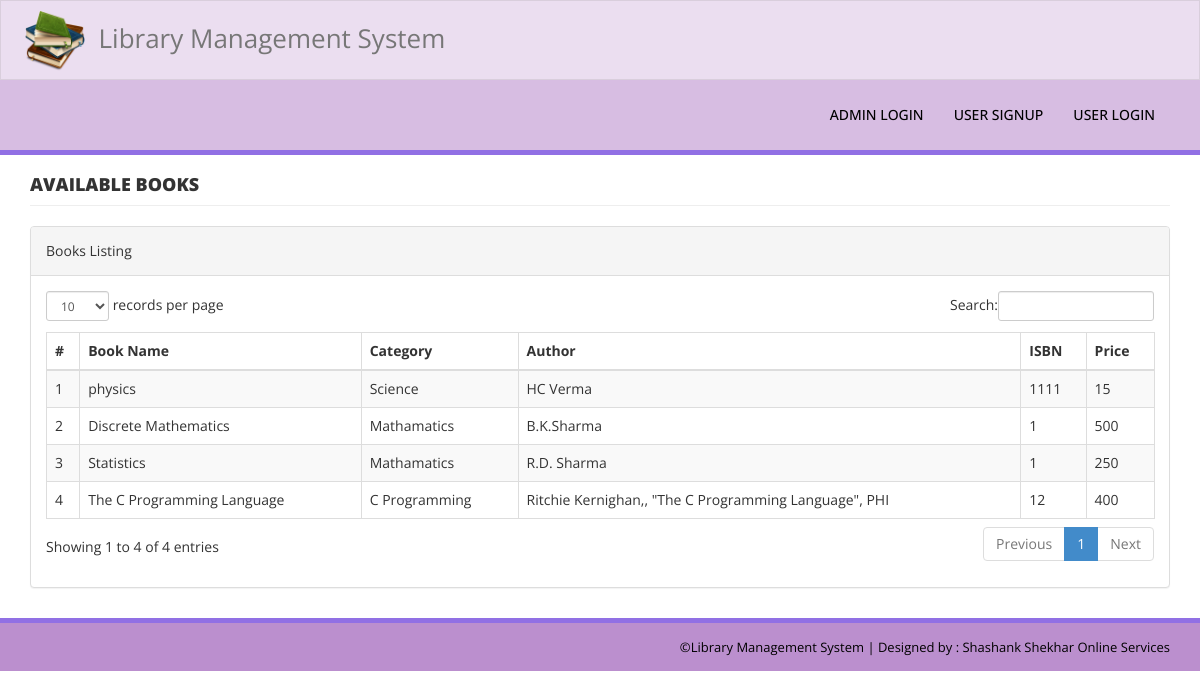
The app's page /manage-books.php with its own data.
### tables this page shows
CREATE TABLE `tblbooks` (
  `id` int(11) NOT NULL,
  `BookName` varchar(255) DEFAULT NULL,
  `CatId` int(11) DEFAULT NULL,
  `AuthorId` int(11) DEFAULT NULL,
  `ISBNNumber` int(11) DEFAULT NULL,
  `BookPrice` int(11) DEFAULT NULL,
  `RegDate` timestamp NULL DEFAULT current_timestamp(),
  `UpdationDate` timestamp NULL DEFAULT NULL ON UPDATE current_timestamp()
);

CREATE TABLE `tblcategory` (
  `id` int(11) NOT NULL,
  `CategoryName` varchar(150) DEFAULT NULL,
  `Status` int(1) DEFAULT NULL,
  `CreationDate` timestamp NULL DEFAULT current_timestamp(),
  `UpdationDate` timestamp NULL DEFAULT '0000-00-00 00:00:00' ON UPDATE current_timestamp()
);

CREATE TABLE `tblauthors` (
  `id` int(11) NOT NULL,
  `AuthorName` varchar(159) DEFAULT NULL,
  `creationDate` timestamp NULL DEFAULT current_timestamp(),
  `UpdationDate` timestamp NULL DEFAULT NULL ON UPDATE current_timestamp()
);

### manage-books.php (the view, shortened to what this page needs)
<?php
include('includes/config.php');
    ?>
<!DOCTYPE html>
<html xmlns="http://www.w3.org/1999/xhtml">
<head>
    <link href="assets/css/bootstrap.css" rel="stylesheet" />
    <link href="assets/css/font-awesome.css" rel="stylesheet" />
    <link href="assets/js/dataTables/dataTables.bootstrap.css" rel="stylesheet" />
    <link href="assets/css/style.css" rel="stylesheet" />
</head>
<body>
<?php include('includes/header.php');?>
    <div class="content-wrapper">
         <div class="container">
        <div class="row pad-botm">
            <div class="col-md-12">
                <h4 class="header-line">Available Books</h4>
    </div>
     <div class="row">
</div>
        </div>
            <div class="row">
                <div class="col-md-12">
                    <div class="panel panel-default">
                        <div class="panel-heading">
                           Books Listing
                        </div>
                        <div class="panel-body">
                            <div class="table-responsive">
                                <table class="table table-striped table-bordered table-hover" id="dataTables-example">
                                    <thead>
                                        <tr>
                                            <th>#</th>
                                            <th>Book Name</th>
                                            <th>Category</th>
                                            <th>Author</th>
                                            <th>ISBN</th>
                                            <th>Price</th>
                                        </tr>
                                    </thead>
                                    <tbody>
<?php $sql = "SELECT tblbooks.BookName,tblcategory.CategoryName,tblauthors.AuthorName,tblbooks.ISBNNumber,tblbooks.BookPrice,tblbooks.id as bookid from  tblbooks join tblcategory on tblcategory.id=tblbooks.CatId join tblauthors on tblauthors.id=tblbooks.AuthorId";
$query = $dbh -> prepare($sql);
$query->execute();
$results=$query->fetchAll(PDO::FETCH_OBJ);
$cnt=1;
if($query->rowCount() > 0)
{
foreach($results as $result)
{               ?>
                                        <tr class="odd gradeX">
                                            <td class="center"><?php echo htmlentities($cnt);?></td>
                                            <td class="center"><?php echo htmlentities($result->BookName);?></td>
                                            <td class="center"><?php echo htmlentities($result->CategoryName);?></td>
                                            <td class="center"><?php echo htmlentities($result->AuthorName);?></td>
                                            <td class="center"><?php echo htmlentities($result->ISBNNumber);?></td>
                                            <td class="center"><?php echo htmlentities($result->BookPrice);?></td>
                                        </tr>
 <?php $cnt=$cnt+1;}} ?>
                                    </tbody>
                                </table>
                            </div>
                        </div>
                    </div>
                </div>
            </div>
    </div>
    </div>
  <?php include('includes/footer.php');?>
</body>
</html>

### includes/header.php (shortened to what this page needs)
<div class="navbar navbar-inverse set-radius-zero" >
        <div class="container">
            <div class="navbar-header">
                <a class="navbar-brand">
                    <img src="assets/img/logo.png" />&nbsp Library Management System
                </a>
            </div>
        </div>
    </div>
<?php if($_SESSION['login'])
{
?>
<section class="menu-section">
        <div class="container">
            <div class="row ">
                <div class="col-md-12">
                    <div class="navbar-collapse collapse ">
                        <ul id="menu-top" class="nav navbar-nav navbar-right">
                            <li><a href="dashboard.php" class="menu-top-active">DASHBOARD</a></li>
   <li>
                                <a href="#" class="dropdown-toggle" id="ddlmenuItem" data-toggle="dropdown"> Account <i class="fa fa-angle-down"></i></a>
                                <ul class="dropdown-menu" role="menu" aria-labelledby="ddlmenuItem">
                                    <li role="presentation"><a role="menuitem" tabindex="-1" href="my-profile.php">My Profile</a></li>
                                     <li role="presentation"><a role="menuitem" tabindex="-1" href="change-password.php">Change Password</a></li>
                                </ul>
                            </li>
                            <li><a href="issued-books.php">Issued Books</a></li>
                            <li><a href="manage-books.php">Books List</a></li>
                        </ul>
                    </div>
                </div>
            </div>
        </div>
    </section>
    <?php } else { ?>
        <section class="menu-section">
        <div class="container">
            <div class="row ">
                <div class="col-md-12">
                    <div class="navbar-collapse collapse ">
                        <ul id="menu-top" class="nav navbar-nav navbar-right">
  <li><a href="adminlogin.php">Admin Login</a></li>
                            <li><a href="signup.php">User Signup</a></li>
                             <li><a href="index.php">User Login</a></li>
                        </ul>
                    </div>
                </div>
            </div>
        </div>
    </section>
    <?php } ?>

### includes/footer.php
<section class="footer-section">
     <div class="container">
         <div class="row">
             <div class="col-md-12">
                &copy;Library Management System |<a href="https://phpgurukul.com/" target="_blank"  > Designed by : Shashank Shekhar Online Services</a>
             </div>
         </div>
     </div>
 </section>

### assets/css/style.css (style rules this page uses)
.set-radius-zero { border-radius:0px; -moz-border-radius:0px; -webkit-border-radius:0px; }
.content-wrapper { margin-top: 10px; height: auto; padding-bottom:10px; }
.header-line { font-weight:900; padding-bottom:10px; border-bottom:1px solid #eeeeee; text-transform:uppercase; }
.pad-botm { padding-bottom:10px; }
#menu-top a { color:#000; text-decoration:none; font-weight:500; padding: 25px 15px 25px 15px; text-transform:uppercase; }
.menu-section { background-color: #D7BDE2; border-bottom:5px solid #9170E4; width:100% }
.navbar-inverse { background-color: #FFF; border-color: rgba(155, 153, 153, 0.23); }
.navbar { min-height: 80px; margin-bottom: 0px; background-color: #EBDEF0; }
img { width: 60px; height: 60px; }
.footer-section { padding-top: 10px; padding-bottom: 10px; color:#000; font-size:13px; background-color: #BB8FCE; text-align:right; border-top:5px solid #9170E4; }
.footer-section a, .footer-section a:hover { color:#000; }

### records on screen
tblbooks: BookName "physics", tblcategory.CategoryName "Science", AuthorId.AuthorName "HC Verma", ISBNNumber "1111", BookPrice "15"
tblbooks: BookName "Discrete Mathematics", tblcategory.CategoryName "Mathamatics", AuthorId.AuthorName "B.K.Sharma", ISBNNumber "1", BookPrice "500"
tblbooks: BookName "Statistics", tblcategory.CategoryName "Mathamatics", AuthorId.AuthorName "R.D. Sharma", ISBNNumber "1", BookPrice "250"
tblbooks: BookName "The C Programming Language", tblcategory.CategoryName "C Programming", AuthorId.AuthorName "Ritchie Kernighan,, \"The C Programming Language\", PHI", ISBNNumber "12", BookPrice "400"
